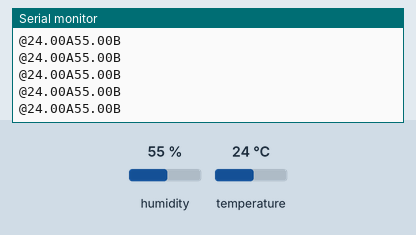
Recording of a sketch running on a simulated Arduino Uno, built with avr-gcc and run on an emulated ATmega328P. Shown: the last lines printed to the serial monitor. The test bench sets the inputs (shaded band); at power-on: humidity 55 %, temperature 24 °C.

Above: at 2.8 s.
2.9 s: humidity set to 22 %
5.6 s: temperature set to 12 °C
At 6.3 s:
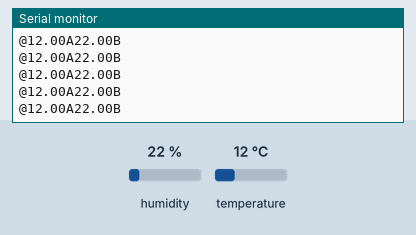
11.6 s: humidity set to 40 %
At 12.7 s:
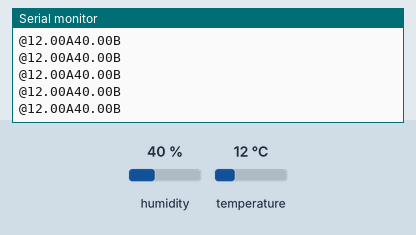
Timing chart, 0 to 14.6 s (numbered marks = the images above; inputs shaded):
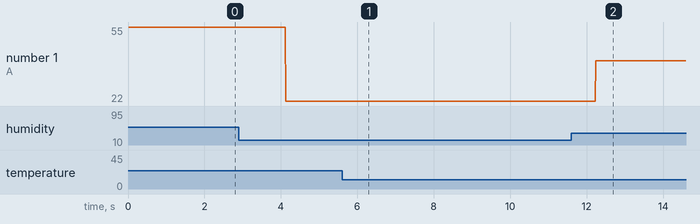

The sketch:

DHT11.ino
```cpp
//library include
#include <DHT.h>

//Definimos el pin digital donde se conecta el sensor
#define DHTPIN 2

//Dependiendo del tipo de sensor
#define DHTTYPE DHT11

//Iniciamos el sensor DHT11
DHT dht(DHTPIN, DHTTYPE);

void setup() {
  //Iniciamos comunicacion seriE
  Serial.begin(9600);

  //Comenzamos el sensor DHT
  dht.begin();

}

void loop() {
  // put your main code here, to run repeatedly:

  float h, t;

  //Leemos la humedad relativa
  h = dht.readHumidity();

  //Leemos la temperatura en grados centrigrados
  t = dht.readTemperature();

  //Comprobamoss si ha habido algun error en la lectura
  if(isnan(h) || isnan(t)){
    Serial.println("Error obteniendo los datos del sensor DHT11");
    return;
  }

  //Enviar datos a C#
  Serial.print("@"); //Caracter de datos de inicio
  Serial.print(t);
  Serial.print("A");
  Serial.print(h);
  Serial.println("B");

}
```

Measured:
- after the input at 5.6 s, the serial monitor: prints a new line after 0.55 s (image 1)
- after the input at 11.6 s, the serial monitor: prints a new line after 0.64 s (image 2)
- plotted number 1: 55 → 22 after the input at 2.9 s, 22 → 40 after the input at 11.6 s
